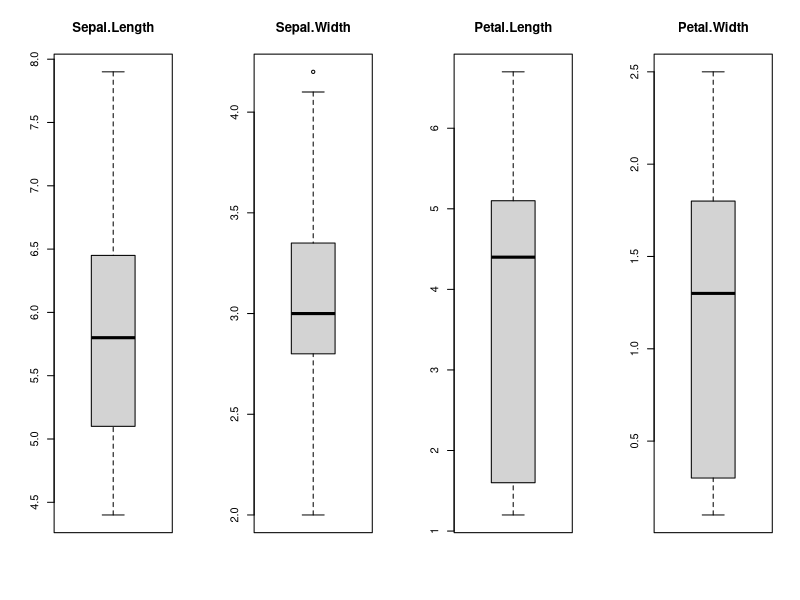
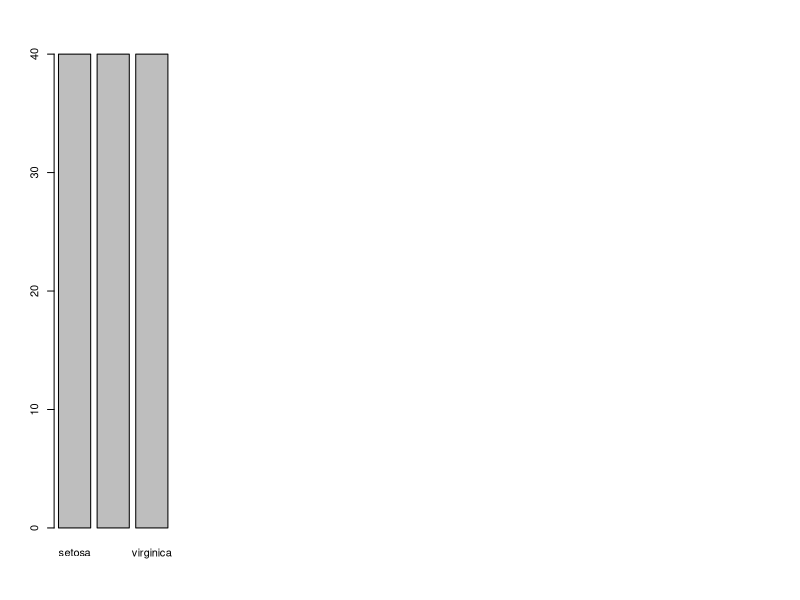
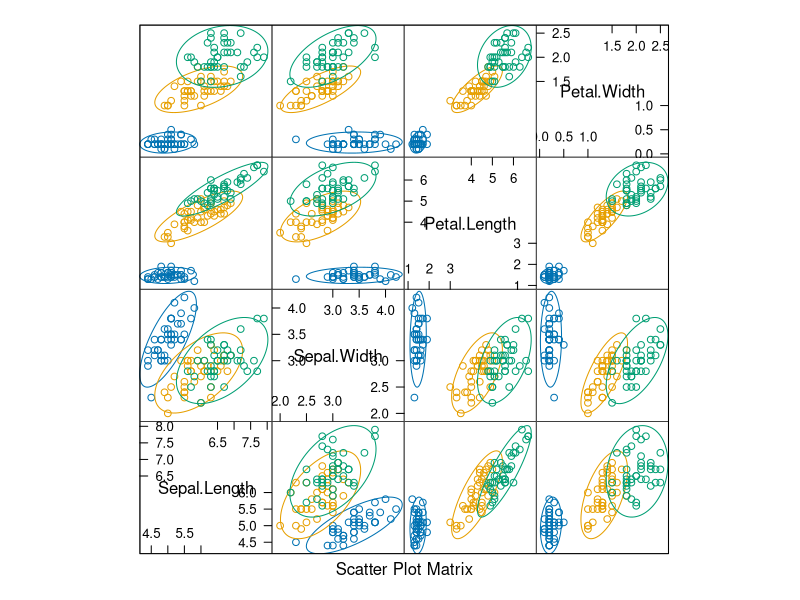
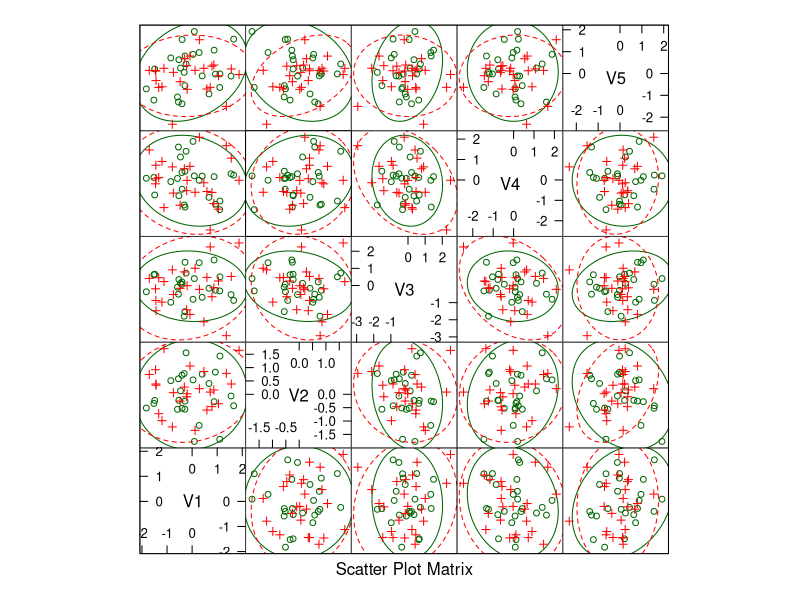
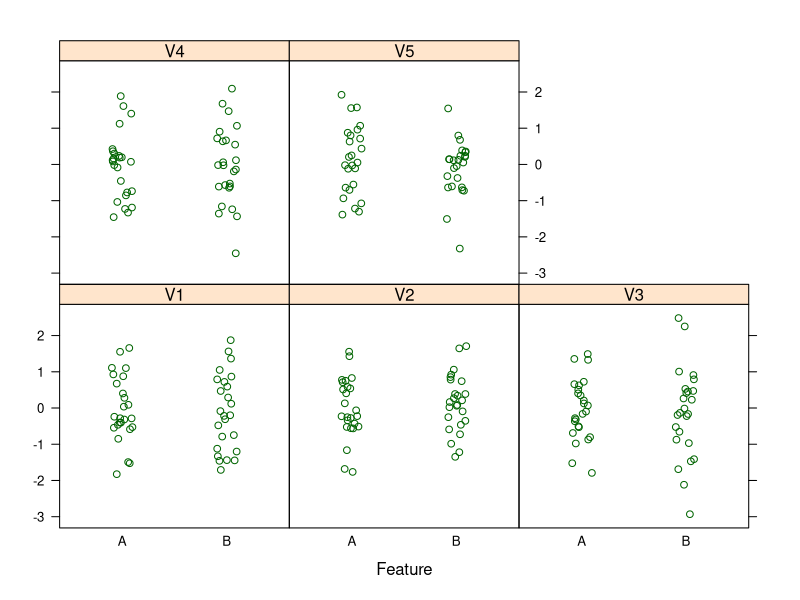
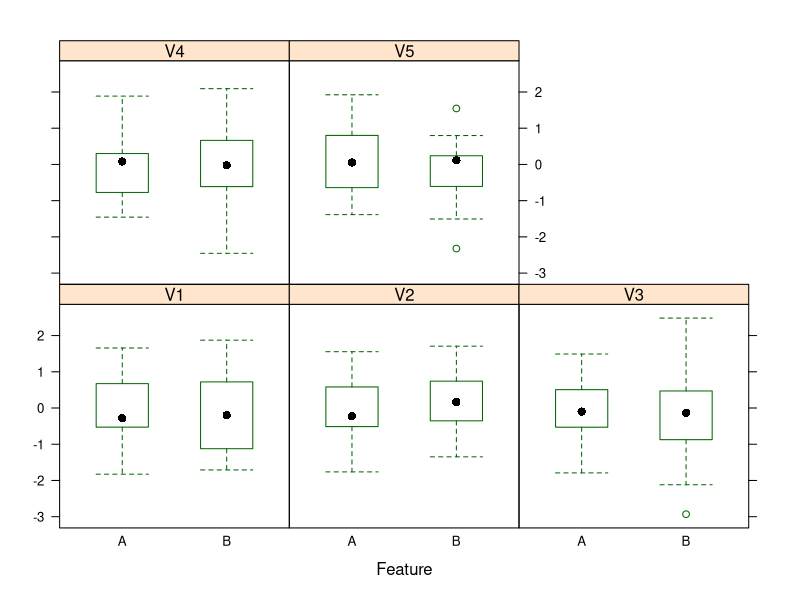
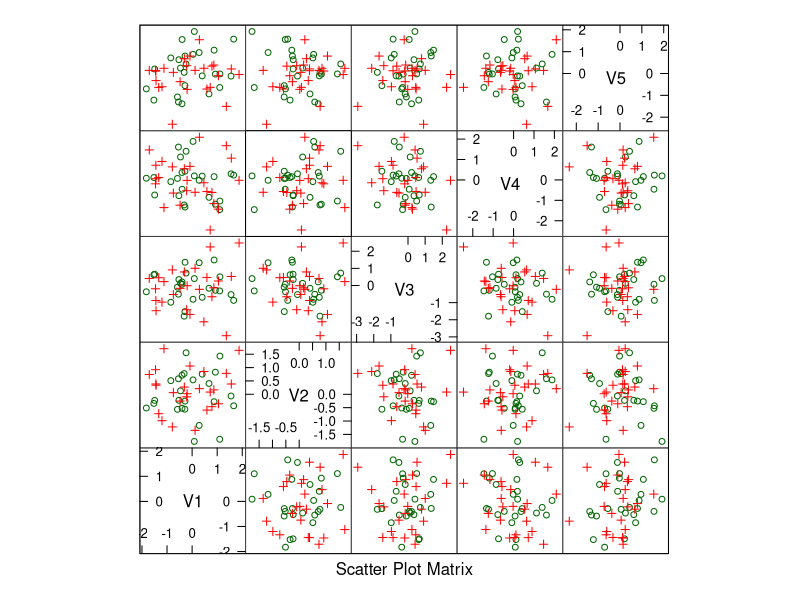
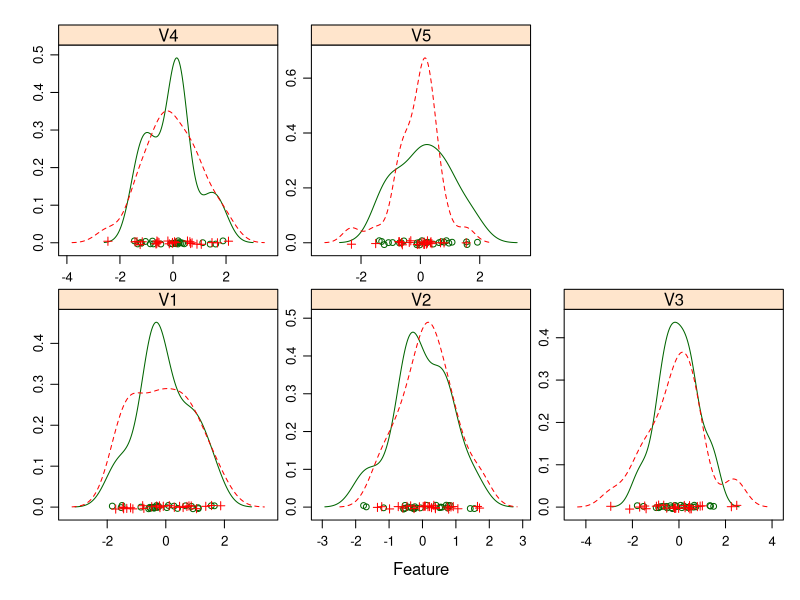

Here is the R script that generated these plots, in order:
library(caret)
library(lattice)
library(ggplot2)
library(MASS)
library(e1071)
library(rpart)
library(kernlab)
library(randomForest)
data("iris")
dataset<-iris
dataset
validation_index <- createDataPartition(dataset$Species, p=0.80, list=FALSE)
validation_index
validation<-dataset[-validation_index,]
dataset<-dataset[validation_index,]
dataset
dim(dataset)
sapply(dataset,class)
head(dataset)
levels(dataset$Species)
percentage <- prop.table(table(dataset$Species)) * 100
cbind(freq=table(dataset$Species), percentage=percentage)
summary(dataset)
x<-dataset[,1:4]
y<-dataset[,5]

par(mfrow=c(1,4))
for(i in 1:4) {
  boxplot(x[,i], main=names(iris)[i])
}

plot(y)

featurePlot(x=x, y=y, plot="ellipse")


x <- matrix(rnorm(50*5),ncol=5)
y <- factor(rep(c("A", "B"),  25))

trellis.par.set(theme = col.whitebg(), warn = FALSE)
featurePlot(x, y, "ellipse")

featurePlot(x=x, y=y, plot ="strip", jitter = TRUE)

featurePlot(x=x, y=y, plot="box")

featurePlot(x, y, "pairs")

scales <- list(x=list(relation="free"), y=list(relation="free"))
featurePlot(x=x, y=y, plot="density", scales=scales)


control <- trainControl(method="cv", number=10)
metric <- "Accuracy"



#Linear Discriminant Analysis (LDA)
#Classification and Regression Trees (CART).
#k-Nearest Neighbors (kNN).
#Support Vector Machines (SVM) with a linear kernel.
#Random Forest (RF)





# a) linear algorithms
set.seed(7)
fit.lda <- train(Species~., data=dataset, method="lda", metric=metric, trControl=control)
# b) nonlinear algorithms
# CART
set.seed(7)
fit.cart <- train(Species~., data=dataset, method="rpart", metric=metric, trControl=control)
# kNN
set.seed(7)
fit.knn <- train(Species~., data=dataset, method="knn", metric=metric, trControl=control)
# c) advanced algorithms
# SVM
set.seed(7)
fit.svm <- train(Species~., data=dataset, method="svmRadial", metric=metric, trControl=control)
# Random Forest
set.seed(7)
fit.rf <- train(Species~., data=dataset, method="rf", metric=metric, trControl=control)


results <- resamples(list(lda=fit.lda, cart=fit.cart, knn=fit.knn, svm=fit.svm, rf=fit.rf))
summary(results)
dotplot(results)
print(fit.lda)

predictions <- predict(fit.lda, validation)

confusionMatrix(predictions, validation$Species)
